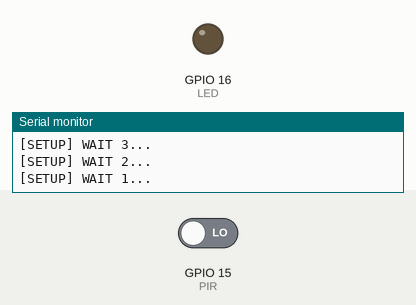
Recording of a sketch running on a simulated ESP8266 (NodeMCU). Parts: output pins drawn as LEDs (lit = HIGH), the last lines printed to the serial monitor. Inputs (shaded band) come from the test bench; at power-on: GPIO 15 (PIR) LOW. WiFi joins after 1.5 s; servers stay silent unless stated; uploads are accepted with an empty reply.

Above: at 5.2 s.
5.3 s: GPIO 15 (PIR) driven HIGH
At 6.3 s:
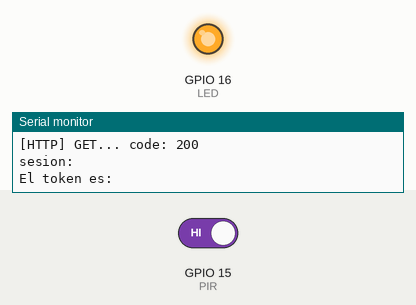
Timing chart, 0 to 8.3 s (numbered marks = the images above; inputs shaded):
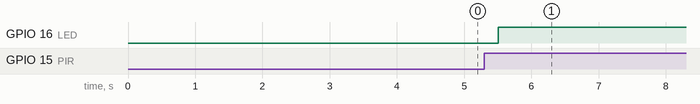

Measured:
- after the input at 5.3 s, GPIO 16 (LED): LOW → HIGH after 0.20 s

The sketch:

intelligenthome.ino
```cpp
#include <Arduino.h>
#include <ESP8266WiFi.h>
#include <ESP8266WiFiMulti.h>
#include <ESP8266HTTPClient.h>
#include <WiFiClient.h>

#define SERVER_IP "192.168.0.18"
#ifndef STASSID
#define STASSID "CGA2121_bBu8qzh"
#define STAPSK  "VozdeAngel61110#$456"
#endif
#define USER "admin"
#define PASS "123"

#define PIR 15  //GPIO15=D8
#define LED 16  //GPIO16=D0

ESP8266WiFiMulti WiFiMulti;
String sesion="n",jwt;

void setup() {
  Serial.begin(115200);
  Serial.println();
  Serial.println();
  Serial.println();

  for (uint8_t t = 4; t > 0; t--) {
    Serial.printf("[SETUP] WAIT %d...\n", t);
    Serial.flush();
    delay(1000);
  }

  WiFi.mode(WIFI_STA);
  WiFiMulti.addAP(STASSID, STAPSK);

  pinMode(PIR, INPUT);
  pinMode(LED, OUTPUT);
}

void loop() {
  if ((WiFiMulti.run() == WL_CONNECTED)) {
    int x = digitalRead(PIR);

    if(x == HIGH) digitalWrite(LED, HIGH);
    else digitalWrite(LED, LOW);

    if(sesion == "y") post();
    else login();
  }
  delay(30000);
}

void login(){
    WiFiClient client;
    HTTPClient http;
    Serial.print("[HTTP] begin...\n");
    if (http.begin(client, "http://pw4.kyared.com/equipo1/intelligenthome/login.php?user="USER"&pass="PASS)) {
      Serial.print("[HTTP] GET...\n");
      int httpCode = http.GET();
      if (httpCode > 0) {
        Serial.printf("[HTTP] GET... code: %d\n", httpCode);
        if (httpCode == HTTP_CODE_OK || httpCode == HTTP_CODE_MOVED_PERMANENTLY) {
          String payload = http.getString();
          Serial.println(payload);

          int inicio = payload.indexOf("login");
          int fin =  payload.indexOf(',',inicio);
          sesion =  payload.substring(inicio + 8, fin - 1);
          Serial.println("sesion: " + sesion);
          inicio = payload.indexOf("token");
          fin =  payload.indexOf('}',inicio);
          jwt = payload.substring(inicio + 8, fin - 1);
          Serial.println("El token es: " + jwt);
        }
      } else {
        Serial.printf("[HTTP] GET... failed, error: %s\n", http.errorToString(httpCode).c_str());
      }
      http.end();
    } else {
      Serial.printf("[HTTP} Unable to connect\n");
    }
}

void post(){
   WiFiClient client;
    HTTPClient http;

    Serial.print("[HTTP] begin...\n");
    http.begin(client, "http://pw4.kyared.com/equipo1/intelligenthome/sensores.php"); //HTTP
    http.addHeader("Content-Type", "application/x-www-form-urlencoded");
    http.addHeader("Authorization", jwt);

    int x = digitalRead(PIR);

    Serial.print("[HTTP] POST...\n");
    int httpCode = http.POST("tipo=P&valor=" + (String)x);
    if (httpCode > 0) {
      Serial.printf("[HTTP] POST... code: %d\n", httpCode);
      if (httpCode == HTTP_CODE_OK) {
        const String& payload = http.getString();
        Serial.println("received payload:\n<<");
        Serial.println(payload);
        Serial.println(">>");
      }
    } else {
      Serial.printf("[HTTP] POST... failed, error: %s\n", http.errorToString(httpCode).c_str());
    }

    http.end();
}
```
